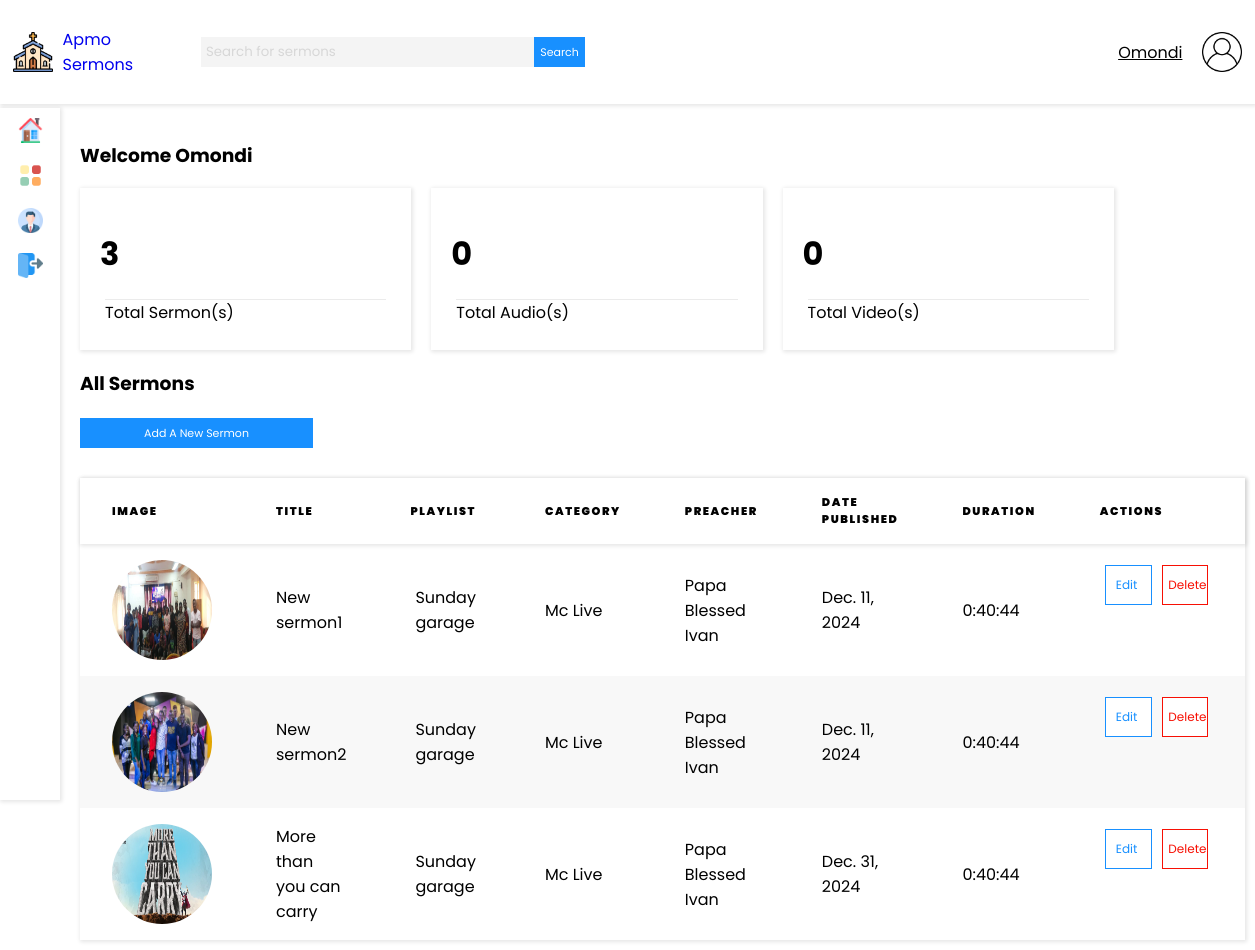
The app's page / (signed in) with its own data.
### base_apmo/models.py (models this page shows, shortened)
class Sermon(models.Model):
    title = models.CharField(max_length=255, verbose_name=_("Title"))
    preacher = models.ForeignKey(
        'Preacher', on_delete=models.CASCADE, related_name="sermons", verbose_name=_("Preacher")
    )
    duration = models.DurationField(verbose_name=_("Duration"))  # Store duration in HH:MM:SS format
    date_published = models.DateField(verbose_name=_("Date Published"))
    audio_file = models.FileField(upload_to='audio/sermons/', verbose_name=_("Audio File"), null=True, blank=True)
    description = models.TextField(verbose_name=_("Description"))
    topic = models.CharField(max_length=255, verbose_name=_("Topic"))
    category = models.ForeignKey(
        'Category', on_delete=models.CASCADE, related_name="sermons", verbose_name=_("Category")
    )
    playlists = models.ManyToManyField(
        'Playlist', related_name="sermons", blank=True, verbose_name=_("Playlists")
    )
    tags = models.CharField(max_length=255, blank=True, verbose_name=_("Tags"))  # Comma-separated tags
    language = models.CharField(max_length=50, verbose_name=_("Language"))
    play_count = models.PositiveIntegerField(default=0, verbose_name=_("Play Count"))
    likes_count = models.PositiveIntegerField(default=0, verbose_name=_("Likes Count"))
    bg_picture = models.ImageField(upload_to='images/sermons/', null=True, blank=True)

class Playlist(models.Model):
    name = models.CharField(max_length=255)
    description = models.TextField(blank=True, null=True)
    created_at = models.DateTimeField(auto_now_add=True)
    updated_at = models.DateTimeField(auto_now=True)

class Category(models.Model):
    name = models.CharField(max_length=200)
    description = models.TextField(null=True, blank=True)

class Preacher(models.Model):
    name = models.CharField(max_length=255)
    bio = models.TextField()
    profile_picture = models.ImageField(upload_to='images/preachers/', null=True, blank=True)
    social_links = SocialLinksField(null=True, blank=True)

### base_apmo/views.py (the view)
# urls.py: 2. Add a URL to urlpatterns:  path('', views.home, name='home')
@login_required
def home(request):
    sermons = Sermon.objects.all()
    total_sermons = Sermon.objects.count()
    context = {
        'sermons': sermons,
        'total_sermons': total_sermons,
    }
    return render(request, "dashboard.html", context)

### templates/dashboard.html (shortened to what this page needs)
{% extends 'main.html' %}
{% load static %}
{% block content %}
<h3>Welcome {{ request.user }}</h3>
<div class="dashboard-card-container">
    <div class="dashboard-card">
        <h1>{{total_sermons}}</h1>
        <p>Total Sermon(s)</p>
    </div>
    <div class="dashboard-card">
        <h1>0</h1>
        <p>Total Audio(s)</p>
    </div>
    <div class="dashboard-card">
        <h1>0</h1>
        <p>Total Video(s)</p>
    </div>
</div>
<div class="">
    <h3>All Sermons</h3>
    <a class="button-primary" href="{% url 'create_sermon' %}">Add A New Sermon</a>
    <table class="books-table-container">
        <thead>
            <tr>
                <th>Image</th>
                <th>Title</th>
                <th>Playlist</th>
                <th>Category</th>
                <th>Preacher</th>
                <th>Date Published</th>
                <th>Duration</th>
                <th class="table-responsive">Actions</th>
            </tr>
        </thead>
        <tbody>
            {% for sermon in sermons %}
            <tr>
                <td>
                    {% if sermon.bg_picture %}
                        <img src="{{ sermon.bg_picture.url }}" alt="{{ sermon.title }}" width="100" height="100" style="border-radius: 50%;">
                    {% else %}
                        <img src="{% static 'user.png' %}" alt="Default Profile" width="100" height="100" style="border-radius: 50%;">
                    {% endif %}
                </td>
                <td>
                    {{ sermon.title }}
                </td>
                <td class="table-responsive">
                    {% for playlist in sermon.playlists.all %}
                        <p>{{ playlist.name }}</p>
                    {% empty %}
                        <p>No playlist</p>
                    {% endfor %}
                </td>
                <td class="table-responsive">{{ sermon.category.name }}</td>
                <td class="table-responsive">{{ sermon.preacher.name }}</td>
                <td class="table-responsive">{{ sermon.date_published }}</td>
                <td class="table-responsive">{{ sermon.duration }}</td>
                <td class="table-actions table-responsive">
                    <a href="{% url 'edit_sermon' sermon.id %}" class="edit-button">Edit</a>
                    <a href="{% url 'delete_sermon' sermon.id %}" class="delete-button">Delete</a>
                </td>
            </tr>
            {% empty %}
            <tr>
                <td colspan="8">No sermons found.</td>
            </tr>
            {% endfor %}
        </tbody>
    </table>
</div>
{% endblock%}

### templates/navbar.html
{% load static %}
<nav class="navbar">
    <div class="nav-logo-search">
        <a href="{% url 'home' %}" class="navbar-brand">
            <img class="navbar-image" src="{% static 'images/church.png' %}" alt="">
            <span>Apmo Sermons</span>
        </a>
        <form method="GET" action="" class="nav-search nav-search-responsive">
            <input value="{{ q }}" name="q" class="nav-search-input" type="text" placeholder="Search for sermons">
            <button class="nav-search-button" type="submit">Search</button>
        </form>
    </div>
    <div class="nav-user-profile">
        <span>{{ request.user }}</span>
        <img class="navbar-image" src="{% static 'images/user.png' %}" alt="">
    </div>
</nav>

### static/styles/main13.css (style rules this page uses)
body { font-family: 'Poppins', sans-serif; padding: 0; margin: 0; background-color: #fff; box-sizing: border-box; }
a,input,button { text-decoration: none; font-family: 'Poppins'; }
table { border-collapse: collapse; text-align: left; width: 100%; overflow-x: scroll; }
thead { box-shadow: 1px 1px 4px 1px rgba(0, 0, 0, 0.1); }
thead th { padding: 1rem 2rem; text-transform: uppercase; letter-spacing: 0.1rem; font-size: 0.7rem; font-weight: 900; }
tbody td { padding: 1rem 2rem; }
tbody tr:nth-child(even) { background-color: #f8f8f8; }
.table-actions { display: flex; flex-direction: row; }
.navbar { height: 13vh; background-color: #fff; box-shadow: 1px 1px 4px 1px rgba(0, 0, 0, 0.1); display: flex; flex-direction: row; align-items: center; padding: 0 1%; position: fixed; top: 0; left: 0; width: 98%; }
.nav-logo-search { display: flex; width: 50%; justify-content: space-between; align-items: center; }
.navbar-brand { display: block; width: 30%; display: flex; align-items: center; }
.navbar-brand span { margin: 0 10px; }
.navbar-image { height: 40px; width: 40px; }
.nav-search { width: 70%; display: flex; flex-direction: row; margin: 10px 10px; }
.nav-search-input { border: 0; background-color: #f4f4f4; height: 30px; width: 80%; margin: 0; padding: 5px; outline: none; }
.nav-search-input::placeholder { color: #d7d7d7; font-family: 'Poppins'; }
.nav-search-button { background-color: #1890ff; color: #ffffff; border: 0; border-radius: 0; transition: .3s ease-in; font-size: 11px; }
.nav-user-profile { width: 50%; display: flex; justify-content: flex-end; align-items: center; }
.nav-user-profile span { margin: 0 20px; text-decoration: underline; cursor: pointer; }
.button-primary { margin: 20px 0; background-color: #1890ff; color: #ffffff; border: 0; border-radius: 0; transition: .3s ease-in; font-size: 11px; height: 30px; width: 20%; text-align: center; display: flex; justify-content: center; align-items: center; }
.dashboard-card-container { display: flex; width: 100%; }
.dashboard-card { width: 25%; box-shadow: 1px 1px 4px 1px rgba(0, 0, 0, 0.1); padding: 20px; margin-right: 20px; transition: .3s ease-in; }
.books-table-container { box-shadow: 1px 1px 4px 1px rgba(0, 0, 0, 0.1); padding: 20px; width: 88%; margin-top: 30px; }
.dashboard-card p { border-top: 1px solid #ebebeb; }
.book-card h3,p { margin: 5px; }

### records on screen
Sermon: bg_picture (picture), title "New sermon1", category.name "Mc Live", preacher.name "Papa Blessed Ivan", date_published "Dec. 11, 2024", duration "0:40:44"
Playlist: name "Sunday garage"
Sermon: bg_picture (picture), title "New sermon2", category.name "Mc Live", preacher.name "Papa Blessed Ivan", date_published "Dec. 11, 2024", duration "0:40:44"
Sermon: bg_picture (picture), title "More than you can carry", category.name "Mc Live", preacher.name "Papa Blessed Ivan", date_published "Dec. 31, 2024", duration "0:40:44"

### other values on screen
{{ request.user }} "Omondi"
{{ total_sermons }} "3"
